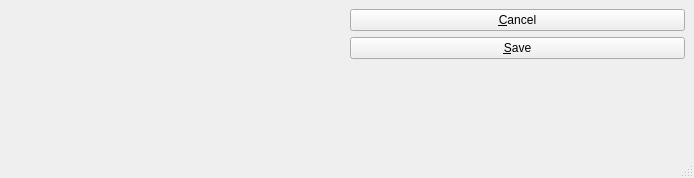
<?xml version="1.0" encoding="UTF-8"?>
<ui version="4.0">
 <comment>This file is part of the xTuple ERP: PostBooks Edition, a free and
open source Enterprise Resource Planning software suite,
Copyright (c) 1999-2012 by OpenMFG LLC, d/b/a xTuple.
It is licensed to you under the Common Public Attribution License
version 1.0, the full text of which (including xTuple-specific Exhibits)
is available at www.xtuple.com/CPAL.  By using this software, you agree
to be bound by its terms.</comment>
 <class>MainWindow</class>
 <widget class="QMainWindow" name="MainWindow">
  <property name="geometry">
   <rect>
    <x>0</x>
    <y>0</y>
    <width>694</width>
    <height>178</height>
   </rect>
  </property>
  <property name="windowTitle">
   <string>Address Window</string>
  </property>
  <property name="dockNestingEnabled">
   <bool>false</bool>
  </property>
  <widget class="QWidget" name="centralwidget">
   <layout class="QHBoxLayout" name="horizontalLayout">
    <item>
     <widget class="AddressCluster" name="_addr"/>
    </item>
    <item>
     <layout class="QVBoxLayout" name="verticalLayout">
      <item>
       <widget class="QPushButton" name="_cancel">
        <property name="text">
         <string>&amp;Cancel</string>
        </property>
       </widget>
      </item>
      <item>
       <widget class="QPushButton" name="_save">
        <property name="text">
         <string>&amp;Save</string>
        </property>
       </widget>
      </item>
      <item>
       <spacer name="verticalSpacer">
        <property name="orientation">
         <enum>Qt::Vertical</enum>
        </property>
        <property name="sizeHint" stdset="0">
         <size>
          <width>20</width>
          <height>40</height>
         </size>
        </property>
       </spacer>
      </item>
     </layout>
    </item>
   </layout>
  </widget>
  <widget class="QStatusBar" name="statusbar"/>
 </widget>
 <customwidgets>
  <customwidget>
   <class>AddressCluster</class>
   <extends>QWidget</extends>
   <header>addresscluster.h</header>
  </customwidget>
 </customwidgets>
 <resources/>
 <connections/>
</ui>
